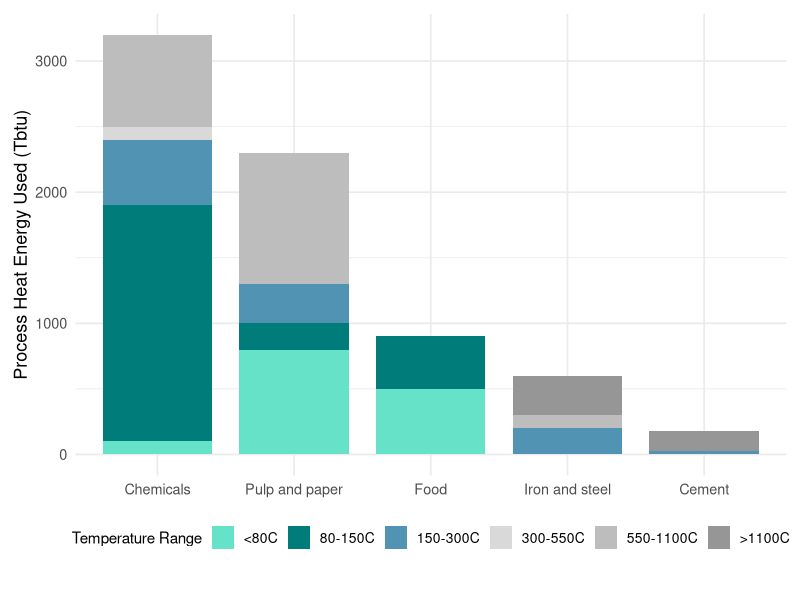

The R script that drew this image:
library(tidyverse)

# Data
df_wide <- tribble(
  ~Sector,          ~`<80C`, ~`80-150C`, ~`150-300C`, ~`300-550C`, ~`550-1100C`, ~`>1100C`,
  "Chemicals",       100,      1800,        500,         100,         700,          0,
  "Pulp and paper",  800,      200,         300,         0,           1000,         0,
  "Food",            500,      400,         0,           0,           0,            0,
  "Iron and steel",  0,        0,           200,         0,           100,          300,
  "Cement",          0,        0,           30,          0,           0,            150
)

# Reformat for ggplot
df_long <- df_wide %>%
  pivot_longer(-Sector, names_to = "TemperatureRange", values_to = "Tbtu") %>%
  mutate(
    Sector = factor(Sector, levels = c("Chemicals", "Pulp and paper", "Food", "Iron and steel", "Cement")),
    TemperatureRange = factor(TemperatureRange,
                              levels = rev(c("<80C", "80-150C", "150-300C", "300-550C", "550-1100C", ">1100C"))
    )
  )

# Temperature colors
temp_colors <- c(
  "<80C"       = "#66e2c8",
  "80-150C"    = "#007c7a",
  "150-300C"   = "#5193b3",
  "300-550C"   = "#d9d9d9",
  "550-1100C"  = "#bdbdbd",
  ">1100C"     = "#969696"
)

# Plot
ggplot(df_long, aes(x = Sector, y = Tbtu, fill = TemperatureRange)) +
  geom_col(width = 0.8) +  # Wider spacing between bars
  scale_fill_manual(
    values = temp_colors,
    name = "Temperature Range",
    guide = guide_legend(reverse = TRUE)
  ) +
  labs(
    y = "Process Heat Energy Used (Tbtu)",
    x = NULL
  ) +
  scale_fill_manual(
    values = temp_colors,
    name = "Temperature Range",
    guide = guide_legend(
      reverse = TRUE,
      nrow = 1
    )
  ) +
  theme_minimal(base_size = 13) +
  theme(
    axis.text.x = element_text(),
    legend.position = "bottom",
    legend.direction = "horizontal",
    legend.box = "horizontal",
    legend.title = element_text(size = 11),
    legend.text = element_text(size = 10),
    plot.margin = margin(10, 10, 30, 10)  # Add space below for long legend
  )

